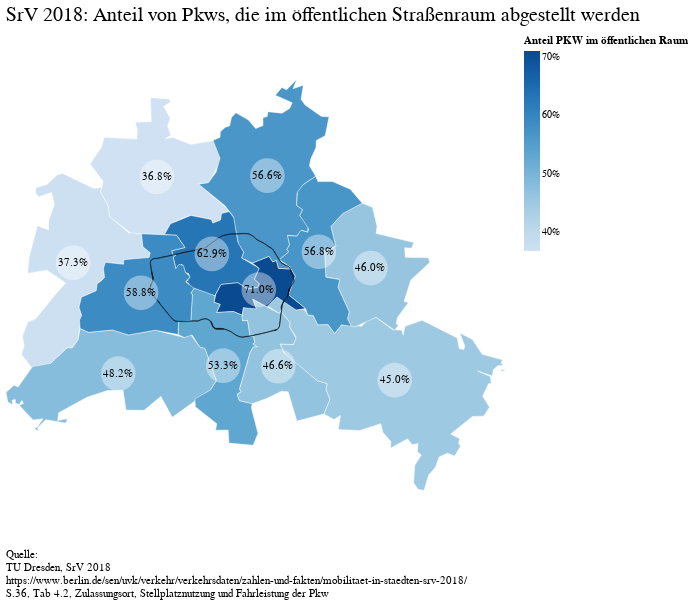

Notebook source saved alongside this figure:
### Code cell
fullchart_title= alt.vconcat(
    title,
    #subtitle,
    map_ +hundek+circ1+text1,
    quelle
).configure_view(
    stroke=None
).configure_concat(
    spacing=10,
    #padding=0
).resolve_scale(color='independent',size='independent',shape='independent',y='independent',x='independent')

#.resolve_scale(color='independent',size='independent').resolve_legend(color='independent',size='independent').resolve_axis(y='independent')

fullchart_title

### Figure 1 — Vega-Lite specification as saved in the notebook (floating-point values rounded to 4 significant figures; data arrays with more than 128 entries replaced by an {"elided": "..."} marker saying what was removed)
{"config": {"view": {"continuousWidth": 400, "continuousHeight": 300, "stroke": null}, "concat": {"spacing": 10}}, "vconcat": [{"data": {"name": "data-03c1894a0ecfd0e09dc88b150a9d64a5"}, "mark": {"type": "text", "align": "left", "size": 20}, "encoding": {"text": {"type": "nominal", "field": "text"}, "x": {"value": 0}}}, {"layer": [{"data": {"name": "data-a549511fe3063db2196be01a9f4b12f8"}, "mark": {"type": "geoshape", "stroke": "white", "strokeWidth": 0.5}, "encoding": {"color": {"type": "quantitative", "field": "Gesamt", "legend": {"format": ".0%", "title": "Anteil PKW im öffentlichen Raum"}, "scale": {"scheme": "blues"}}, "tooltip": [{"type": "nominal", "field": "Bezirk", "title": "Bezirk"}, {"type": "quantitative", "field": "Gesamt", "title": "Anteil"}]}, "height": 500, "width": 500}, {"data": {"name": "data-02f05dcbb85a1b97c97fc0ef5acade0d"}, "mark": {"type": "geoshape", "stroke": "black", "strokeWidth": 0.5}, "encoding": {}}, {"data": {"name": "data-84d977bc66b536e492cb466fd827058d"}, "mark": {"type": "circle", "color": "white", "opacity": 0.4, "size": 1200}, "encoding": {"latitude": {"field": "y", "type": "quantitative"}, "longitude": {"field": "x", "type": "quantitative"}}}, {"data": {"name": "data-84d977bc66b536e492cb466fd827058d"}, "mark": {"type": "text", "color": "black"}, "encoding": {"latitude": {"field": "y", "type": "quantitative"}, "longitude": {"field": "x", "type": "quantitative"}, "text": {"type": "ordinal", "field": "Gesamt", "format": ".1%"}}}]}, {"data": {"name": "data-e8a44c48cd4cf0eab37d74eb2f48dcd4"}, "mark": {"type": "text", "align": "left", "lineBreak": "\n", "size": 11}, "encoding": {"text": {"type": "nominal", "field": "text"}, "x": {"value": 0}}}], "resolve": {"scale": {"color": "independent", "shape": "independent", "size": "independent", "x": "independent", "y": "independent"}}, "$schema": "https://vega.github.io/schema/vega-lite/v4.8.1.json", "datasets": {"data-03c1894a0ecfd0e09dc88b150a9d64a5": [{"text": "SrV 2018: Anteil von Pkws, die im öffentlichen Straßenraum abgestellt werden"}], "data-a549511fe3063db2196be01a9f4b12f8": [{"Bezirk": "Reinickendorf", "Gesamt": 0.368, "name": "Reinickendorf", "Üblicherweise genutzter Abstellort": "Öffentlicher Straßenraum", "type": "Feature", "geometry": {"type": "Polygon", "coordinates": {"elided": "1x280x2 float values"}}}, {"Bezirk": "Spandau", "Gesamt": 0.373, "name": "Spandau", "Üblicherweise genutzter Abstellort": "Öffentlicher Straßenraum", "type": "Feature", "geometry": {"type": "Polygon", "coordinates": {"elided": "1x299x2 float values"}}}, {"Bezirk": "Mitte", "Gesamt": 0.629, "name": "Mitte", "Üblicherweise genutzter Abstellort": "Öffentlicher Straßenraum", "type": "Feature", "geometry": {"type": "Polygon", "coordinates": {"elided": "1x320x2 float values"}}}, {"Bezirk": "Steglitz-Zehlendorf", "Gesamt": 0.482, "name": "Steglitz-Zehlendorf", "Üblicherweise genutzter Abstellort": "Öffentlicher Straßenraum", "type": "Feature", "geometry": {"type": "Polygon", "coordinates": {"elided": "1x342x2 float values"}}}, {"Bezirk": "Treptow-Koepenick", "Gesamt": 0.45, "name": "Treptow-Koepenick", "Üblicherweise genutzter Abstellort": "Öffentlicher Straßenraum", "type": "Feature", "geometry": {"type": "Polygon", "coordinates": {"elided": "1x621x2 float values"}}}, {"Bezirk": "Friedrichshain-Kreuzberg", "Gesamt": 0.71, "name": "Friedrichshain-Kreuzberg", "Üblicherweise genutzter Abstellort": "Öffentlicher Straßenraum", "type": "Feature", "geometry": {"type": "Polygon", "coordinates": {"elided": "1x254x2 float values"}}}, {"Bezirk": "Tempelhof-Schoeneberg", "Gesamt": 0.533, "name": "Tempelhof-Schoeneberg", "Üblicherweise genutzter Abstellort": "Öffentlicher Straßenraum", "type": "Feature", "geometry": {"type": "Polygon", "coordinates": {"elided": "1x354x2 float values"}}}, {"Bezirk": "Neukoelln", "Gesamt": 0.466, "name": "Neukoelln", "Üblicherweise genutzter Abstellort": "Öffentlicher Straßenraum", "type": "Feature", "geometry": {"type": "Polygon", "coordinates": {"elided": "1x288x2 float values"}}}, {"Bezirk": "Marzahn-Hellersdorf", "Gesamt": 0.46, "name": "Marzahn-Hellersdorf", "Üblicherweise genutzter Abstellort": "Öffentlicher Straßenraum", "type": "Feature", "geometry": {"type": "Polygon", "coordinates": {"elided": "1x245x2 float values"}}}, {"Bezirk": "Pankow", "Gesamt": 0.566, "name": "Pankow", "Üblicherweise genutzter Abstellort": "Öffentlicher Straßenraum", "type": "Feature", "geometry": {"type": "Polygon", "coordinates": {"elided": "1x504x2 float values"}}}, {"Bezirk": "Charlottenburg-Wilmersdorf", "Gesamt": 0.588, "name": "Charlottenburg-Wilmersdorf", "Üblicherweise genutzter Abstellort": "Öffentlicher Straßenraum", "type": "Feature", "geometry": {"type": "Polygon", "coordinates": {"elided": "1x318x2 float values"}}}, {"Bezirk": "Lichtenberg", "Gesamt": 0.568, "name": "Lichtenberg", "Üblicherweise genutzter Abstellort": "Öffentlicher Straßenraum", "type": "Feature", "geometry": {"type": "Polygon", "coordinates": {"elided": "1x311x2 float values"}}}], "data-02f05dcbb85a1b97c97fc0ef5acade0d": [{"@id": "way/4407773", "bridge": "yes", "bridge:structure": "truss", "description": "Ersatzbrücke", "detail": "track", "electrified": "rail", "embankment": "yes", "frequency": "0", "gauge": "1435", "id": "way/4407773", "layer": "1", "level": "1", "maxspeed": "80", "maxspeed:backward": "70", "maxspeed:forward": "70", "operator": "DB Netz AG", "railway": "light_rail", "railway:track_ref": "12", "ref": "6020", "source": "memory", "source:maxspeed": "Geschwindigkeitssignal (Lf7 \"10\") beim Streckenkilometer 0,7", "tunnel": "yes", "usage": "main", "voltage": "750", "workrules": "DE:EBO", "type": "Feature", "geometry": {"type": "Polygon", "coordinates": {"elided": "13 rows, 6372 float values in total"}}}], "data-84d977bc66b536e492cb466fd827058d": [{"Bezirk": "Reinickendorf", "Gesamt": 0.368, "name": "Reinickendorf", "x": 13.29, "y": 52.6, "Üblicherweise genutzter Abstellort": "Öffentlicher Straßenraum", "type": "Feature", "geometry": {"type": "Point", "coordinates": [13.29, 52.6]}}, {"Bezirk": "Spandau", "Gesamt": 0.373, "name": "Spandau", "x": 13.18, "y": 52.53, "Üblicherweise genutzter Abstellort": "Öffentlicher Straßenraum", "type": "Feature", "geometry": {"type": "Point", "coordinates": [13.18, 52.53]}}, {"Bezirk": "Mitte", "Gesamt": 0.629, "name": "Mitte", "x": 13.37, "y": 52.53, "Üblicherweise genutzter Abstellort": "Öffentlicher Straßenraum", "type": "Feature", "geometry": {"type": "Point", "coordinates": [13.37, 52.53]}}, {"Bezirk": "Steglitz-Zehlendorf", "Gesamt": 0.482, "name": "Steglitz-Zehlendorf", "x": 13.24, "y": 52.43, "Üblicherweise genutzter Abstellort": "Öffentlicher Straßenraum", "type": "Feature", "geometry": {"type": "Point", "coordinates": [13.24, 52.43]}}, {"Bezirk": "Treptow-Koepenick", "Gesamt": 0.45, "name": "Treptow-Koepenick", "x": 13.61, "y": 52.43, "Üblicherweise genutzter Abstellort": "Öffentlicher Straßenraum", "type": "Feature", "geometry": {"type": "Point", "coordinates": [13.61, 52.43]}}, {"Bezirk": "Friedrichshain-Kreuzberg", "Gesamt": 0.71, "name": "Friedrichshain-Kreuzberg", "x": 13.43, "y": 52.5, "Üblicherweise genutzter Abstellort": "Öffentlicher Straßenraum", "type": "Feature", "geometry": {"type": "Point", "coordinates": [13.43, 52.5]}}, {"Bezirk": "Tempelhof-Schoeneberg", "Gesamt": 0.533, "name": "Tempelhof-Schoeneberg", "x": 13.38, "y": 52.44, "Üblicherweise genutzter Abstellort": "Öffentlicher Straßenraum", "type": "Feature", "geometry": {"type": "Point", "coordinates": [13.38, 52.44]}}, {"Bezirk": "Neukoelln", "Gesamt": 0.466, "name": "Neukoelln", "x": 13.45, "y": 52.44, "Üblicherweise genutzter Abstellort": "Öffentlicher Straßenraum", "type": "Feature", "geometry": {"type": "Point", "coordinates": [13.45, 52.44]}}, {"Bezirk": "Marzahn-Hellersdorf", "Gesamt": 0.46, "name": "Marzahn-Hellersdorf", "x": 13.58, "y": 52.52, "Üblicherweise genutzter Abstellort": "Öffentlicher Straßenraum", "type": "Feature", "geometry": {"type": "Point", "coordinates": [13.58, 52.52]}}, {"Bezirk": "Pankow", "Gesamt": 0.566, "name": "Pankow", "x": 13.44, "y": 52.6, "Üblicherweise genutzter Abstellort": "Öffentlicher Straßenraum", "type": "Feature", "geometry": {"type": "Point", "coordinates": [13.44, 52.6]}}, {"Bezirk": "Charlottenburg-Wilmersdorf", "Gesamt": 0.588, "name": "Charlottenburg-Wilmersdorf", "x": 13.27, "y": 52.5, "Üblicherweise genutzter Abstellort": "Öffentlicher Straßenraum", "type": "Feature", "geometry": {"type": "Point", "coordinates": [13.27, 52.5]}}, {"Bezirk": "Lichtenberg", "Gesamt": 0.568, "name": "Lichtenberg", "x": 13.51, "y": 52.53, "Üblicherweise genutzter Abstellort": "Öffentlicher Straßenraum", "type": "Feature", "geometry": {"type": "Point", "coordinates": [13.51, 52.53]}}], "data-e8a44c48cd4cf0eab37d74eb2f48dcd4": [{"text": "Quelle: \n TU Dresden, SrV 2018 \n https://www.berlin.de/sen/uvk/verkehr/verkehrsdaten/zahlen-und-fakten/mobilitaet-in-staedten-srv-2018/ \n S.36, Tab 4.2, Zulassungsort, Stellplatznutzung und Fahrleistung der Pkw"}]}}
